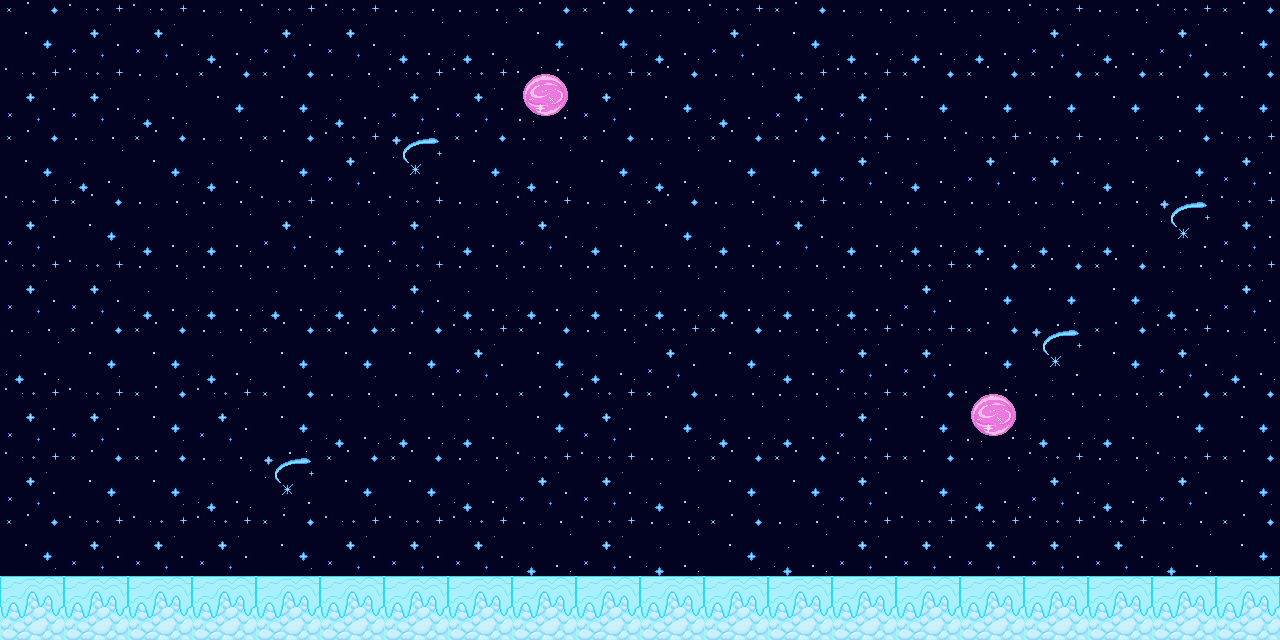

This is a level from a 2D game, rendered from its Tiled map with the project's own tilesets. A one-line summary and the map file follow, with tile-layer data summarised:
An orthogonal 20x10 tile map with 64x64 px tiles, 2 tile layers (Background, Ground), 2 tilesets and 8 objects.

<map version="1.8" tiledversion="1.8.4" orientation="orthogonal" renderorder="right-down" width="20" height="10" tilewidth="64" tileheight="64" infinite="0" nextlayerid="6" nextobjectid="83">
 <editorsettings>
  <export target="level8.json" format="json" />
 </editorsettings>
 <properties>
  <property name="name" value="Act 9: &quot;Ya Like Jazz?&quot;" />
 </properties>
 <tileset firstgid="1" name="ground_tileset" tilewidth="64" tileheight="64" tilecount="50" columns="10">
  <image source="../tilesets/ground_tileset.png" width="640" height="320" />
  <tile id="1" type="food" />
  <tile id="3" type="player" />
 </tileset>
 <tileset firstgid="51" name="cats" tilewidth="256" tileheight="256" tilecount="11" columns="0">
  <grid orientation="orthogonal" width="1" height="1" />
  <tile id="0" type="biscuit">
   <properties>
    <property name="movesLeft" type="int" value="2" />
   </properties>
   <image width="215" height="53" source="../tilesets/cats_tileset/biscuit.png" />
  </tile>
  <tile id="1" type="clyde">
   <properties>
    <property name="movesLeft" type="int" value="2" />
   </properties>
   <image width="152" height="60" source="../tilesets/cats_tileset/clyde.png" />
  </tile>
  <tile id="3" type="horton">
   <properties>
    <property name="movesLeft" type="int" value="2" />
   </properties>
   <image width="256" height="256" source="../tilesets/cats_tileset/horton.png" />
  </tile>
  <tile id="4" type="hubert">
   <properties>
    <property name="end_scale" type="float" value="1" />
    <property name="init_scale" type="float" value="1" />
    <property name="movesLeft" type="int" value="2" />
   </properties>
   <image width="75" height="204" source="../tilesets/cats_tileset/hubert.png" />
  </tile>
  <tile id="5" type="jasmine">
   <properties>
    <property name="movesLeft" type="int" value="2" />
   </properties>
   <image width="75" height="204" source="../tilesets/cats_tileset/jasmine.png" />
  </tile>
  <tile id="6" type="luna">
   <properties>
    <property name="movesLeft" type="int" value="0" />
   </properties>
   <image width="128" height="64" source="../tilesets/cats_tileset/luna.png" />
  </tile>
  <tile id="7" type="newton">
   <properties>
    <property name="movesLeft" type="int" value="2" />
   </properties>
   <image width="128" height="64" source="../tilesets/cats_tileset/newton.png" />
  </tile>
  <tile id="8" type="quinn">
   <properties>
    <property name="movesLeft" type="int" value="2" />
   </properties>
   <image width="127" height="85" source="../tilesets/cats_tileset/quinn.png" />
  </tile>
  <tile id="2" type="davinci">
   <properties>
    <property name="movesLeft" type="int" value="0" />
   </properties>
   <image width="58" height="129" source="../tilesets/cats_tileset/davinci.png" />
  </tile>
  <tile id="9" type="dreda">
   <properties>
    <property name="movesLeft" type="int" value="2" />
   </properties>
   <image width="204" height="50" source="../tilesets/cats_tileset/dreda.png" />
  </tile>
  <tile id="10" type="tigra">
   <properties>
    <property name="movesLeft" value="2" />
   </properties>
   <image width="128" height="64" source="../tilesets/cats_tileset/tigra.png" />
  </tile>
 </tileset>
 <layer id="5" name="Background" width="20" height="10">
  <data>[200 cells, 200 non-empty, 5 distinct tile ids]</data>
 </layer>
 <layer id="1" name="Ground" width="20" height="10">
  <data>[200 cells, 20 non-empty, 1 distinct tile ids]</data>
 </layer>
 <objectgroup id="2" name="Food">
  <object id="68" gid="2" x="1024" y="192" width="64" height="64" />
  <object id="69" gid="2" x="512" y="128" width="64" height="64" />
  <object id="70" gid="2" x="64" y="128" width="64" height="64" />
 </objectgroup>
 <objectgroup id="3" name="Cats">
  <object id="76" gid="57" x="0" y="576" width="132" height="65" />
  <object id="80" gid="56" x="256" y="576" width="102" height="189" />
  <object id="81" gid="58" x="64" y="256" width="157" height="96" />
  <object id="82" gid="58" x="576" y="576" width="157" height="96" />
 </objectgroup>
 <objectgroup id="4" name="Player">
  <object id="46" gid="4" x="0" y="512" width="64" height="64" />
 </objectgroup>
</map>
